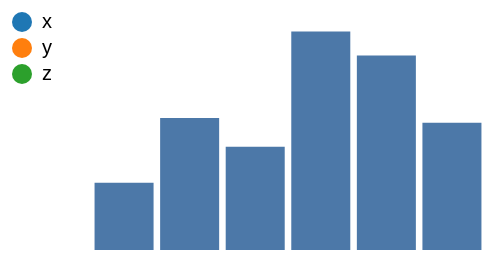

Vega-Lite specification for this chart:
### Vega specification from a JSON file in a GitHub repository (floating-point values rounded to 4 significant figures)
{"width": 200, "height": 120, "padding": 5, "data": [{"name": "t", "values": [{"a": "Alpha", "b": 28, "c": "x", "d": 1}, {"a": "Bravo", "b": 55, "c": "y", "d": 2}, {"a": "Charlie", "b": 43, "c": "x", "d": 3}, {"a": "Delta", "b": 91, "c": "z", "d": 4}, {"a": "Echo", "b": 81, "c": "y", "d": 5}, {"a": "Foxtrot", "b": 53, "c": "z", "d": 6}]}], "scales": [{"name": "x", "type": "band", "domain": {"data": "t", "field": "a"}, "range": "width", "padding": 0.1}, {"name": "y", "type": "linear", "domain": {"data": "t", "field": "b"}, "range": "height", "nice": true}, {"name": "color", "type": "ordinal", "domain": {"data": "t", "field": "c"}, "range": {"scheme": "category10"}}, {"name": "ramp", "type": "linear", "domain": {"data": "t", "field": "d"}, "range": {"scheme": "blues"}}, {"name": "size", "type": "linear", "domain": {"data": "t", "field": "b"}, "range": [10, 200]}, {"name": "shape", "type": "ordinal", "domain": {"data": "t", "field": "c"}, "range": "symbol"}, {"name": "quant", "type": "quantize", "domain": [0, 100], "range": {"scheme": "greens", "count": 4}}], "marks": [{"type": "rect", "from": {"data": "t"}, "encode": {"enter": {"x": {"scale": "x", "field": "a"}, "width": {"scale": "x", "band": 1}, "y": {"scale": "y", "field": "b"}, "y2": {"scale": "y", "value": 0}}}}], "legends": [{"fill": "color", "orient": "left"}]}
